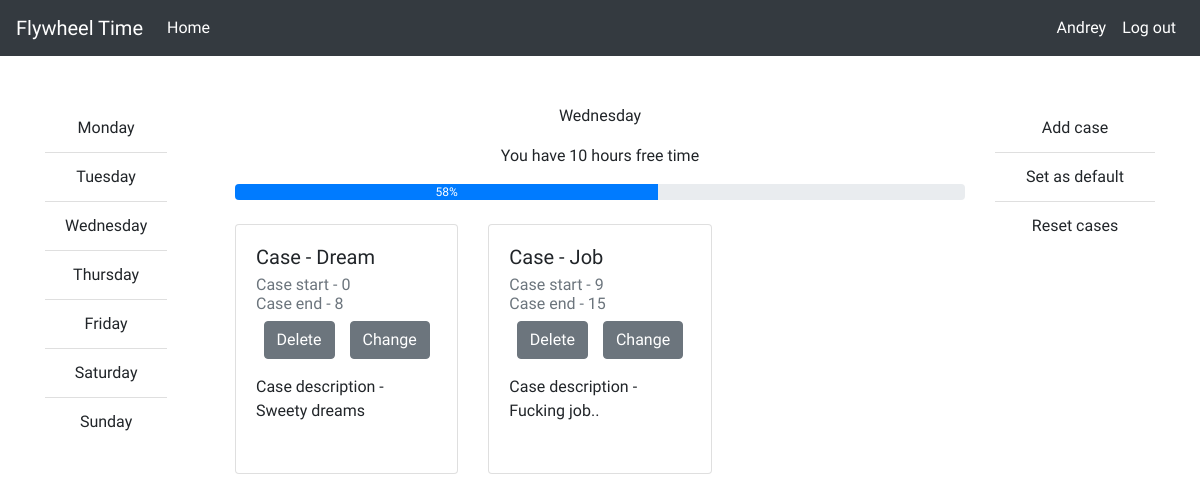
Page /profile/wed (signed in) on the committed database.
### registration/models.py (models this page shows, shortened)
class User(models.Model):
    user_name = models.CharField(max_length=20, unique=True)
    user_password = models.CharField(max_length=20)
    user_mail = models.EmailField()
    class Meta:
        verbose_name = "Пользователи"
        verbose_name_plural = "Пользователи"

### timetable/models.py (models this page shows, shortened)
class BaseDay(models.Model):
    user = models.ForeignKey(User, on_delete=models.CASCADE)
    case_start = models.TimeField()
    case_end = models.TimeField()
    case = models.CharField(max_length=50)
    case_description = models.TextField()
    is_default = models.BooleanField()

### timetable/views.py (the view)
# urls.py: path('profile/wed', cal_views.wednesday, name="wednesday"),
def wednesday(request):
    user_tmp = User.objects.get(user_name=request.session['current_user'])
    data = Wednesday.objects.filter(user=user_tmp.id, is_default=False)
    return render(request, "webcalendar/profile.html", context=data_generation(request,data, 'Wednesday', 'wed'))

### timetable/views.py (called while the page is built)
def calc_time(start, end):
    end = timedelta(hours=end.hour, minutes=end.minute)
    start = timedelta(hours=start.hour, minutes=start.minute)
    return int((end - start).seconds / 3600)

### templates/webcalendar/profile.html (shortened to what this page needs)
{% extends "base/base.html" %}
{% load static %}
{% block user %}
{% if user != "None" %}
<li class="nav-item active">
   <a class="nav-link active" href="{% url 'profile' %}">{{user}}</a>
</li>
{% endif %}
{% endblock %}
{% block logout %}
{% if user != "None" %}
<li class="nav-item active">
   <a class="nav-link active" href="{% url 'logout' %}">Log out</a>
</li>
{% endif %}
{% endblock %}
{% block content %}
<div class="container">
   <div class="row">
      <div class="d-none d-lg-flex col-lg-2 order-2 order-lg-1">
         <ul class="list-group list-group-flush text-center">
            <li class="list-group-item"><a href="{% url 'monday' %}">Monday</a></li>
            <li class="list-group-item"><a href="{% url 'tuesday' %}">Tuesday</a></li>
            <li class="list-group-item"><a href="{% url 'wednesday' %}">Wednesday</a></li>
            <li class="list-group-item"><a href="{% url 'thursday' %}">Thursday</a></li>
            <li class="list-group-item"><a href="{% url 'friday' %}">Friday</a></li>
            <li class="list-group-item"><a href="{% url 'saturday' %}">Saturday</a></li>
            <li class="list-group-item"><a href="{% url 'sunday' %}">Sunday</a></li>
         </ul>
      </div>
      <div class="col-lg-8 order-1">
         <p class="d-none d-lg-flex justify-content-lg-center">
            {{ day }}
         </p>
         <p class="text-center">
            You have {{ empty_time }} hours free time
         </p>
         <div class="progress">
            <div class="progress-bar" role="progressbar" style="width: {{ progress }}%;" aria-valuemin="0" aria-valuemax="100">{{ progress }}%</div>
         </div>
         <br>
         <div class="row">
         {% for case in cases %}
            <div  class="col-12 col-lg-4">
               <div style="height: 250px;" class="card mb-4 " style="width: 18rem;">
                  <div class="card-body">
                     <h5 class="card-title">
                        <div id="{{ case.6 }}_name">Case - {{ case.0 }}</div>
                     </h5>
                     <h6 class="card-subtitle mb-2 text-muted">
                        <div id="{{ case.6 }}_start">Case start - {{ case.3 }}</div>
                        <div id="{{ case.6 }}_end">Case end - {{ case.4 }}</div>
                     </h6>
                     <div class="d-flex justify-content-around mb-3">
                        <form method="get" action="{% url 'deletecase' %}/{{day_short}}/{{ case.5 }}/">
                           <button type="submit" class="btn btn-secondary">Delete</button>
                        </form>
                        <form method="get" action="{% url 'changecase' %}/{{day_short}}/{{ case.5 }}/">
                           <button type="submit" class="btn btn-secondary">Change</button>
                        </form>
                     </div>
                     <div>Case description - {{ case.1 }}</div>
                  </div>
               </div>
            </div>
            {% endfor %}
      </div>
   </div>
   <div class="col-12 col-lg-2 order-0 order-lg-3">
         <ul class="list-group list-group-flush text-center">
            <li class="list-group-item" onclick="showModalWin()">Add case</li>
            <li class="list-group-item"><a href="{% url 'setdefault' %}/{{day_short}}/">Set as default</li>
            <li class="list-group-item"><a href="{% url 'resettodefault' %}/{{day_short}}/">Reset cases</a></li>
         </ul>
      </div>
</div>
{% endblock %}

### static/css/styles.css (style rules this page uses)
* { padding: 0; margin: 0; }
body { font-family: Comfortaa; overflow-x: hidden; }
li { cursor: pointer; }
a { color: #212529; }

### rows in the picture
User: user_name "Andrey"
BaseDay: case "Dream", case_description "Sweety dreams"
BaseDay: case "Job", case_description "Fucking job.."

### other values in the picture
{{ day }} "Wednesday"
{{ empty_time }} "10"
{{ progress }} "58"
{{ case.3 }} "0" "9"
{{ case.4 }} "8" "15"
